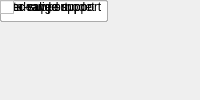
<?xml version="1.0" encoding="UTF-8"?>
<ui version="4.0">
 <class>MainWindow</class>
 <widget class="QMainWindow" name="MainWindow">
  <property name="windowTitle"><string>generic_adc</string></property>
  <widget class="QWidget" name="centralwidget">
   <!-- NOTE: this is a simplified structural mirror of the generated
        <module>_ui.py, not a full round-trip Designer file. Regenerate
        both from the same spec if you need to edit layout by hand. -->
       <widget class="QLabel" name="label_name">
     <property name="text"><string>Block name</string></property>
    </widget>
       <widget class="QLineEdit" name="name"/>
       <widget class="QLabel" name="label_n_inputs">
     <property name="text"><string>inputs</string></property>
    </widget>
       <widget class="QLineEdit" name="n_inputs"/>
       <widget class="QLabel" name="label_n_outputs">
     <property name="text"><string>outputs per input</string></property>
    </widget>
       <widget class="QLineEdit" name="n_outputs"/>
       <widget class="QLabel" name="label_bits">
     <property name="text"><string>adc bit width</string></property>
    </widget>
       <widget class="QLineEdit" name="bits"/>
       <widget class="QLabel" name="label_interleaved">
     <property name="text"><string>interleaved mode</string></property>
    </widget>
       <widget class="QCheckBox" name="interleaved"/>
       <widget class="QLabel" name="label_or_support">
     <property name="text"><string>over-range support</string></property>
    </widget>
       <widget class="QCheckBox" name="or_support"/>
       <widget class="QLabel" name="label_sync_support">
     <property name="text"><string>sync support</string></property>
    </widget>
       <widget class="QCheckBox" name="sync_support"/>
       <widget class="QLabel" name="label_dv_support">
     <property name="text"><string>data valid support</string></property>
    </widget>
       <widget class="QCheckBox" name="dv_support"/>
  </widget>
 </widget>
 <resources/>
 <connections/>
</ui>
